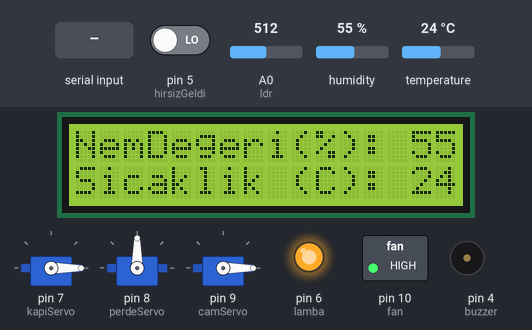
A sketch run on a simulated Arduino Uno, built with avr-gcc and run on an emulated ATmega328P. On the bench: 3 × servo, 16×2 character LCD, switched loads named in the sketch (green lamp = pin HIGH), output pins drawn as LEDs (lit = HIGH), buzzer (waves = sounding, pin HIGH). Inputs (shaded band) come from the test bench; at power-on: humidity 55 %, temperature 24 °C, pin 5 (hirsizGeldi) LOW, A0 (ldr) = 512. What the sketch prints to the serial monitor is not drawn.

Above: at 1.2 s.
1.3 s: humidity set to 79 %
At 2.6 s:
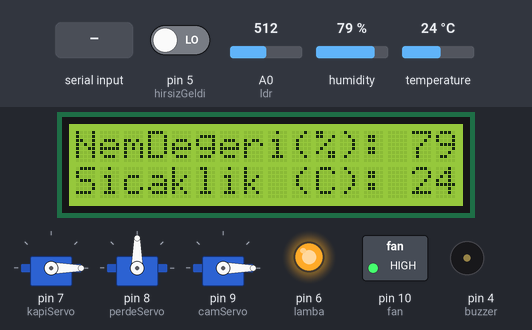
3.3 s: humidity set to 82 %
At 4.53 s:
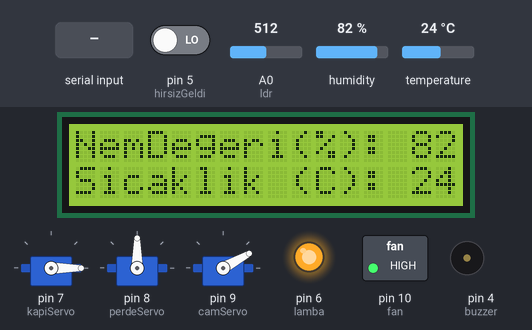
6.5 s: temperature set to 27 °C
At 9.15 s:
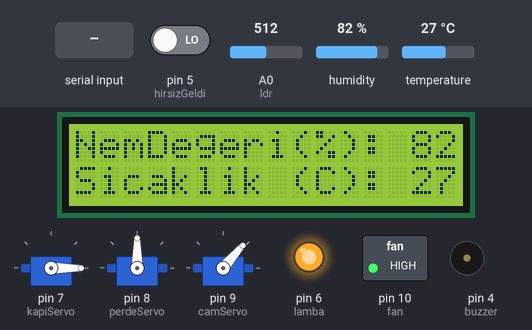
9.7 s: temperature set to 30 °C
At 12.85 s:
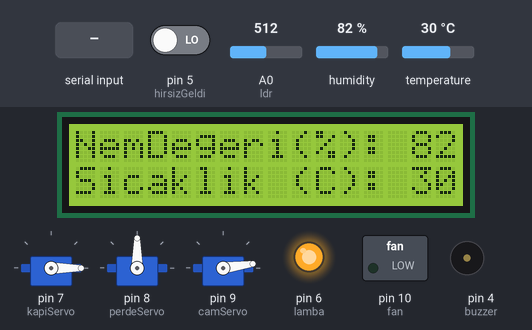
15.4 s: "A" received over Serial
At 17.6 s:
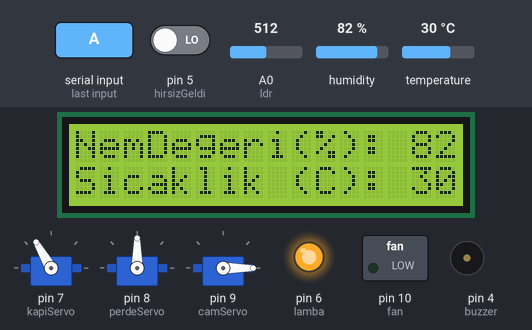
17.9 s: "P" received over Serial
At 18.91 s:
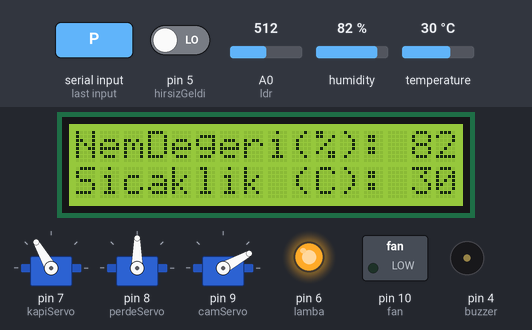
Timing chart, 0 to 22.1 s (numbered marks = the images above; inputs shaded):
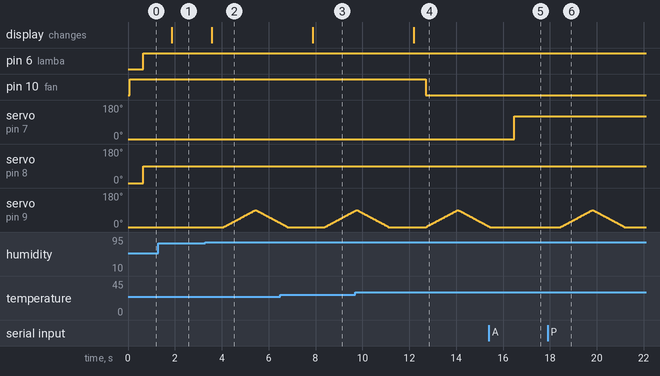

Measured:
- the behaviour switches between 80 and 81 % on humidity (found by bisection; images 1 and 2)
- the behaviour switches between 28 and 29 °C on temperature (found by bisection; images 3 and 4)
- after the input at 1.3 s, the display: changes after 0.56 s (image 1)
- after the input at 3.3 s, servo on pin 9 (camServo): rises from 0° to 90° in 1.3 s, then falls to 20° in 1.1 s; the display: changes after 0.27 s (image 2)
- after the input at 6.5 s, the display: changes after 1.4 s (image 3)
- after the input at 9.7 s, pin 10 (fan): HIGH → LOW after 3.0 s; the display: changes after 2.5 s (image 4)
- after the input at 15.4 s, servo on pin 7 (kapiServo): 0° → 120° after 1.1 s; servo on pin 9 (camServo): goes on until 15.4 s, then stays 0°
- after the input at 17.9 s, servo on pin 9 (camServo): rises from 0° to 90° in 1.3 s, then falls to 0° in 1.4 s

The sketch:

Akilli_Ev_Otomasyonu_KOD_.ino
```cpp
#include <Servo.h>
#include <dht11.h> // dht11 kütüphanesini ekliyoruz.
#define DHT11PIN 2 // DHT11PIN olarak Dijital 2"yi belirliyoruz.
#include <Wire.h>
#include <LiquidCrystal_I2C.h>

LiquidCrystal_I2C lcd(0x3f,16,2);
dht11 DHT11;
Servo camServo;
Servo perdeServo;
Servo kapiServo;

int fan=10;
int lamba=6;
int ldr=A0;
int buzzer=4;
int hirsizGeldi=5;
int buttonState = 0;
int alarm;
int alarmEtkin=0;
int a,k,e,d=0;
int sicaklik;
int nem;

unsigned int ldrDeger=0 ;


int maxSicaklik=28;
int minSicaklik=25;
int maxNem=80;
int minNem=50;

char gelenVeri;
int cam=0;
signed int posCam=0;
signed int posPerde=0;
signed int posKapi=0;

void setup()
{
  kapiServo.attach(7);
  posKapi=0;
  kapiServo.write(posKapi);
  perdeServo.attach(8);
  posPerde=0;
  perdeServo.write(posPerde);
  camServo.attach(9);
  posCam=0;
  camServo.write(posCam);

  alarm=0;


  pinMode(fan, OUTPUT);
  pinMode(lamba, OUTPUT);
  pinMode(ldr, INPUT);
  pinMode(hirsizGeldi,INPUT);
  pinMode(buzzer,OUTPUT);

  lcd.init();
  lcd.backlight();
  Serial.begin(9600);
  digitalWrite(fan, HIGH);
  lcd.print("SMART HOME");
}

void loop()
{
  Serial.println();
  int chk = DHT11.read(DHT11PIN);


  Serial.print(gelenVeri);


  bluetoothKontrol();
  lcdYazdir();
//  sicaklikKontrolu();
//  camSilme();
//  isikKontrolu();
  hirsizKontrolu();
  ldrKontrolu();
}


void bluetoothKontrol()
  {
    gelenVeri = Serial.read();

    if(gelenVeri=='A')a=1;
    while(a==1)
      {
        posKapi=120;
        kapiServo.write(posKapi);
        gelenVeri = Serial.read();
        if(gelenVeri=='P')a=0;
      }

    if(gelenVeri=='E')e=1;
    while(e==1)
      {
        posKapi=0;
        kapiServo.write(posKapi);
        gelenVeri = Serial.read();
        if(gelenVeri=='P')e=0;
      }

    if(gelenVeri=='K')k=1;
    while(k==1)
      {
        alarmEtkin=1;
        gelenVeri = Serial.read();
        if(gelenVeri=='P')k=0;
      }

    if(gelenVeri=='D')d=1;
    while(d==1)
      {
        alarmEtkin=0;
        gelenVeri = Serial.read();
        if(gelenVeri=='P')d=0;
      }
  }

////////////////////////////////////LCD YAZDIRMA//////////////////////////////////////

void lcdYazdir()
{
  int nem=DHT11.humidity;
  int sicaklik=DHT11.temperature;
  lcd.clear();
  lcd.print("NemDegeri(%): ");
  lcd.println((float)DHT11.humidity, 2);
  lcd.println("   ");
  lcd.setCursor(0,1);
  lcd.print("Sicaklik (C): ");
  lcd.println((float)DHT11.temperature, 2);
  delay(500);
  if(sicaklik>maxSicaklik)
  {
    digitalWrite(fan, LOW);
  }
  if(sicaklik<minSicaklik)
  {
    digitalWrite(fan, HIGH);
  }
  if(nem>maxNem)cam=1;
  if(cam==1)
  {
    for (posCam = 0; posCam <= 90; posCam += 1)
    {
      camServo.write(posCam);
      delay(15);
    }
    for (posCam = 90; posCam >= 0; posCam -= 1)
    {
      camServo.write(posCam);
      delay(15);
    }
    delay(1000);
    if(nem<minNem)cam=0;
  }
}

////////////////////////////////////SICAKLIK İLE FAN KONTROLÜ//////////////////////////////////////
//void sicaklikKontrolu()
//{
//  if(sicaklik>maxSicaklik)
//  {
//    digitalWrite(fan, LOW);
//  }
//  if(sicaklik<minSicaklik)
//  {
//    digitalWrite(fan, HIGH);
//  }
//}

////////////////////////////////////NEM İLE CAM SİLME//////////////////////////////////////
//void camSilme()
//{
//  if(nem>maxNem)cam=1;
//  if(cam==1)
//  {
//    for (posCam = 0; posCam <= 90; posCam += 1)
//    {
//      camServo.write(posCam);
//      delay(15);
//    }
//    for (posCam = 90; posCam >= 0; posCam -= 1)
//    {
//      camServo.write(posCam);
//      delay(15);
//    }
//    delay(1000);
//    if(nem<minNem)cam=0;
//  }
//}

////////////////////////////////////LDR İLE PERDE KALDIR ve IŞIK AÇ//////////////////////////////////////
void ldrKontrolu()
{
  ldrDeger = analogRead(ldr);
  if(ldrDeger>200)
  {
    posPerde=90;
    perdeServo.write(posPerde);
    digitalWrite(lamba, HIGH);
  }
  if(ldrDeger<50)
  {
    posPerde=0;
    perdeServo.write(posPerde);
    digitalWrite(lamba, LOW);
  }
}

////////////////////////////////////LDR İLE IŞIĞI KAPAT AÇ//////////////////////////////////////
//void isikKontrolu()
//{
//  ldrDegerLamba = analogRead(ldrLamba);
//  if(ldrDegerLamba>200)
//  {
//    digitalWrite(lamba, HIGH);
//  }
//  if(ldrDegerLamba<50)
//  {
//    digitalWrite(lamba, LOW);
//  }
//}

////////////////////////////////////HIRSIZI KONTROL ET//////////////////////////////////////
void hirsizKontrolu()
{
  buttonState = digitalRead(hirsizGeldi);
  if(buttonState==HIGH)
  {
    alarm=1;
    while((alarm==1)&&(alarmEtkin==1))
    {
      digitalWrite(buzzer,HIGH);
      delay(500);
      digitalWrite(buzzer,LOW);
      delay(500);
      gelenVeri = Serial.read();
      if(gelenVeri=='D')d=1;
        while(d==1)
        {
          alarmEtkin=0;
          alarm=0;
          gelenVeri = Serial.read();
          if(gelenVeri=='P')d=0;
        }
      }

  }
}
```
